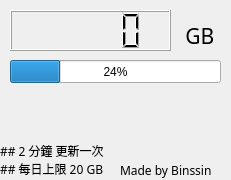
<?xml version="1.0" encoding="UTF-8"?>
<ui version="4.0">
 <class>Dialog</class>
 <widget class="QDialog" name="Dialog">
  <property name="geometry">
   <rect>
    <x>0</x>
    <y>0</y>
    <width>231</width>
    <height>180</height>
   </rect>
  </property>
  <property name="windowTitle">
   <string>網路用量表</string>
  </property>
  <widget class="QLCDNumber" name="lcdNumber">
   <property name="geometry">
    <rect>
     <x>10</x>
     <y>10</y>
     <width>161</width>
     <height>41</height>
    </rect>
   </property>
  </widget>
  <widget class="QProgressBar" name="progressBar">
   <property name="geometry">
    <rect>
     <x>10</x>
     <y>60</y>
     <width>211</width>
     <height>23</height>
    </rect>
   </property>
   <property name="value">
    <number>24</number>
   </property>
  </widget>
  <widget class="QLabel" name="label">
   <property name="geometry">
    <rect>
     <x>0</x>
     <y>140</y>
     <width>121</width>
     <height>21</height>
    </rect>
   </property>
   <property name="font">
    <font>
     <family>Loma</family>
    </font>
   </property>
   <property name="text">
    <string>## 2 分鐘 更新一次</string>
   </property>
  </widget>
  <widget class="QLabel" name="label_2">
   <property name="geometry">
    <rect>
     <x>0</x>
     <y>160</y>
     <width>111</width>
     <height>18</height>
    </rect>
   </property>
   <property name="font">
    <font>
     <family>Loma</family>
    </font>
   </property>
   <property name="text">
    <string>## 每日上限 20 GB</string>
   </property>
  </widget>
  <widget class="QLabel" name="label_3">
   <property name="geometry">
    <rect>
     <x>180</x>
     <y>20</y>
     <width>41</width>
     <height>31</height>
    </rect>
   </property>
   <property name="font">
    <font>
     <family>Loma</family>
     <pointsize>16</pointsize>
    </font>
   </property>
   <property name="text">
    <string> GB</string>
   </property>
  </widget>
  <widget class="QLabel" name="label_4">
   <property name="geometry">
    <rect>
     <x>120</x>
     <y>160</y>
     <width>111</width>
     <height>20</height>
    </rect>
   </property>
   <property name="font">
    <font>
     <family>Loma</family>
    </font>
   </property>
   <property name="text">
    <string>Made by Binssin</string>
   </property>
  </widget>
 </widget>
 <resources/>
 <connections/>
</ui>
